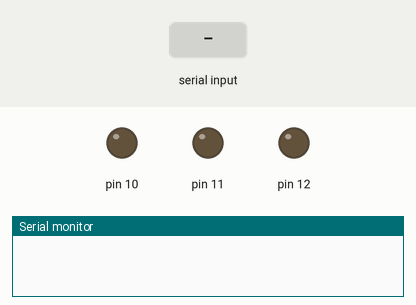
This sketch was run on a simulated Arduino Uno, built with avr-gcc and run on an emulated ATmega328P. Shown: output pins drawn as LEDs (lit = HIGH), the last lines printed to the serial monitor. The inputs (shaded band) are chosen by the test bench.

Above: at 1.2 s.
1.3 s: "A" received over the second serial link
At 1.6 s:
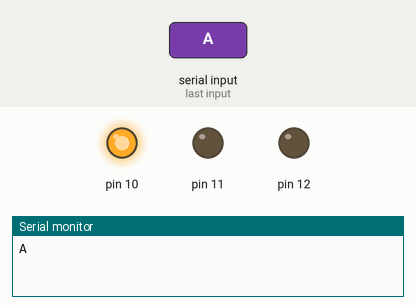
2.8 s: "B" received over the second serial link
At 3.9 s:
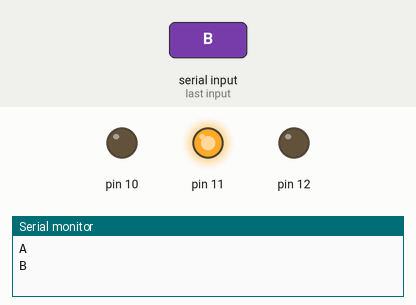
4.3 s: "C" received over the second serial link
At 5.1 s:
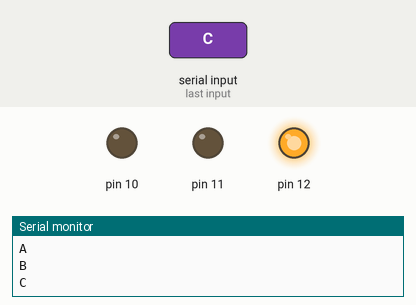
Timing chart, 0 to 7.3 s (numbered marks = the images above; inputs shaded):
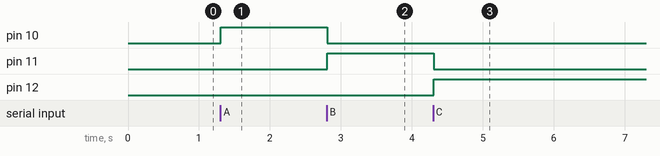

Measured:
- after the input at 1.3 s, pin 10: LOW → HIGH at once
- after the input at 2.8 s, pin 10: HIGH → LOW at once; pin 11: LOW → HIGH at once
- after the input at 4.3 s, pin 11: HIGH → LOW at once; pin 12: LOW → HIGH at once

The sketch:

controlfan.ino
```cpp
#include <SoftwareSerial.h>
SoftwareSerial BT(0, 1); //TX, RX  pins of arduino respetively
String command;
void setup()
{
 BT.begin(9600);
 Serial.begin(9600);
  pinMode(10, OUTPUT);
  pinMode(11, OUTPUT);
  pinMode(12,OUTPUT);

     digitalWrite(10, LOW);
    digitalWrite(11, LOW);
    digitalWrite(12, LOW);
}

void loop() {
  while (BT.available()){  //Check if there is an available byte to read
  delay(10); //Delay added to make thing stable
  char c = BT.read(); //Conduct a serial read
  command += c; //build the string.
  }
  if (command.length() > 0) {
    Serial.println(command);

  if(command == "A") //this command will be given as an input to speed one
  {
    digitalWrite(10, HIGH);
    digitalWrite(11, LOW);
    digitalWrite(12, LOW);

  }
  else if(command == "B") //this command will be given as an input to speed two
  {
    digitalWrite(10, LOW);
    digitalWrite(11, HIGH);
    digitalWrite(12, LOW);

  }
  else if (command == "C") //this command will be given as an input to speed two
  {
    digitalWrite(10, LOW);
    digitalWrite(11, LOW);
    digitalWrite(12, HIGH);

  }
  else if ( command == "D") //this command will be given as an input to off the fan
 {
   digitalWrite (10, LOW);
   digitalWrite(11, LOW);
    digitalWrite(12, LOW);

 }

command="";}} //Reset the variable
```
